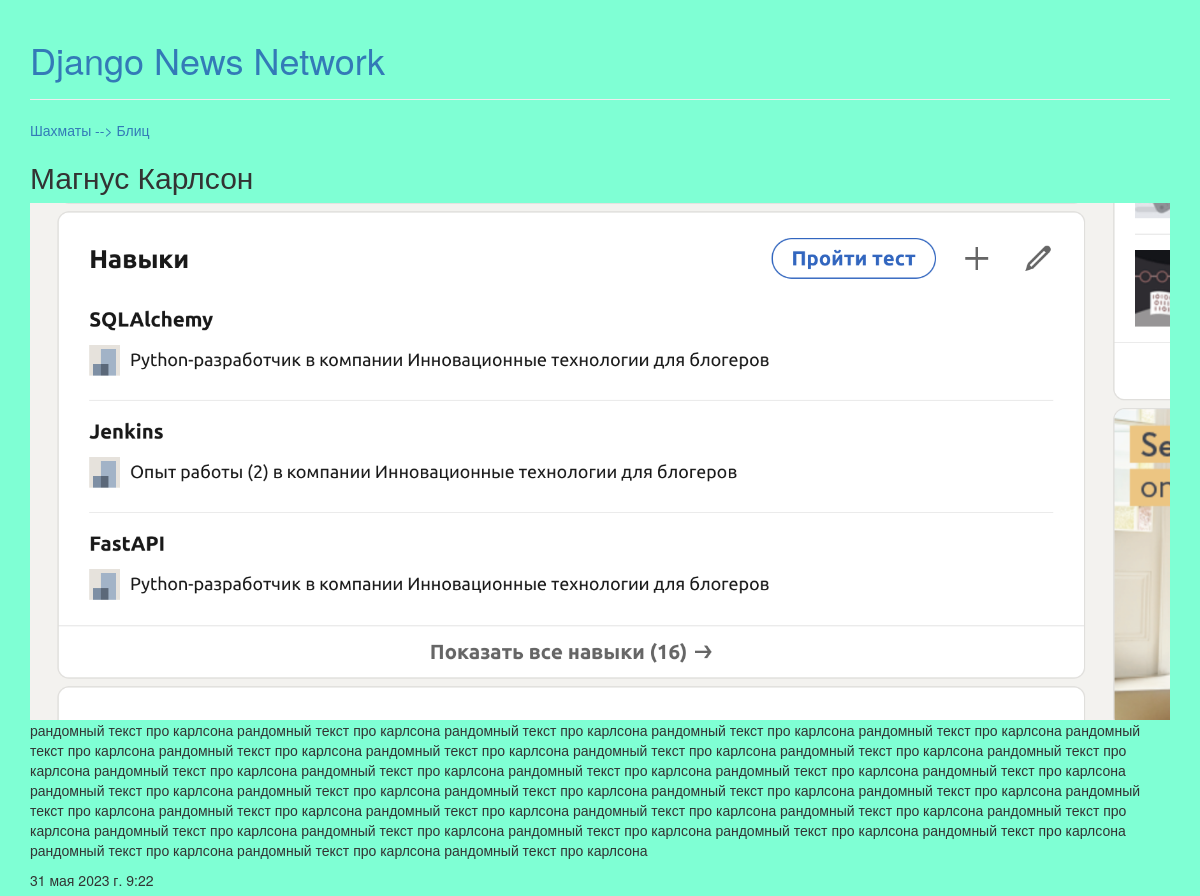
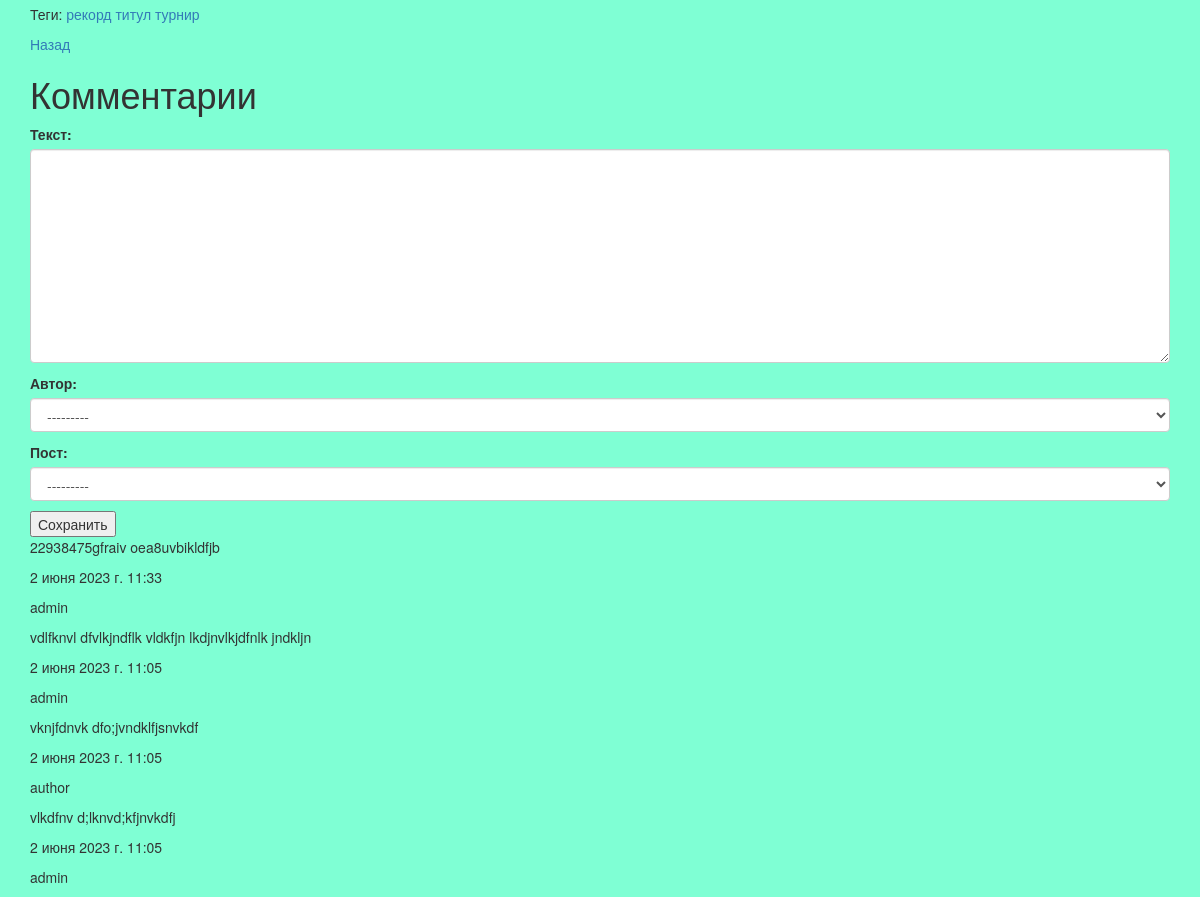
The page /post-detail/3/ on the database its author committed (2 pictures, top to bottom).
### core/models.py (models this page shows, shortened)
class Post(models.Model):
    title = models.CharField(max_length=255, verbose_name='Заголовок')
    text = models.TextField(verbose_name='Текст')
    subcategory = models.ForeignKey(SubCategory, on_delete=models.PROTECT, verbose_name='Подкатегория', related_name='posts')
    tags = models.ManyToManyField(Tag, verbose_name='Теги', related_name='posts')
    poster = models.ImageField(upload_to='posters', verbose_name='Постер')
    created_at = models.DateTimeField(auto_now_add=True, verbose_name='Дата создания')
    updated_at = models.DateTimeField(auto_now=True, verbose_name='Дата обновления')
    def __str__(self) -> str:
        return f'{self.title}'

class SubCategory(models.Model):
    name = models.CharField(max_length=255, verbose_name='Название подкатегории')
    category = models.ForeignKey(Category, on_delete=models.CASCADE, verbose_name='Категория', related_name='subcategories')

class Category(models.Model):
    name = models.CharField(max_length=255, verbose_name='Название категории')

class Tag(models.Model):
    name = models.CharField(max_length=255, verbose_name='Название тега')

class Comment(models.Model):
    post = models.ForeignKey(Post, on_delete=models.CASCADE, verbose_name='Пост', related_name='comments')
    author = models.ForeignKey(User, on_delete=models.SET_NULL, verbose_name='Автор', related_name='comments', null=True)
    text = models.TextField(verbose_name='Текст')
    created_at = models.DateTimeField(auto_now_add=True, verbose_name='Дата создания')
    class Meta:
        ordering = ['-post', '-created_at']
        verbose_name = 'Комментарий'
        verbose_name_plural = 'Комментарии'

### core/views.py (the view)
# urls.py: path('post-detail/<int:pk>/', PostDetailView.as_view(), name='post-detail'),
class PostDetailView(DetailView):
    model = Post
    template_name = 'core/post-detail.html'
    def get(self, request, *args, **kwargs):
        post = get_object_or_404(Post, pk=kwargs['pk'])
        form = CommentForm()
        comments = Comment.objects.filter(post=post)
        context = {
            'post': post,
            'form': form,
            'comments': comments
        }
        return render(request, self.template_name, context)

### core/forms.py
class CommentForm(forms.ModelForm):
    class Meta:
        model = Comment
        fields = ('text', 'author', 'post')
        exclude_fields = ('created_at',)
        widgets = {
            'text': forms.Textarea(attrs={'class': 'form-control'}),
            'author': forms.Select(attrs={'class': 'form-control'}),
            'post': forms.Select(attrs={'class': 'form-control'}),
        }

### templates/core/post-detail.html (shortened to what this page needs)
{% extends "base.html" %}
{% block content %}
    <a href='/post-list/?category={{ post.subcategory.category.name }}'>{{ post.subcategory.category.name }} --> </a>
    <a href='/post-list/?subcategory={{ post.subcategory.name }}'>{{ post.subcategory.name }}</a>
    <h2 class='title'>{{ post.title }}</h2>
    <img src="/media/{{ post.poster }}" alt='{{ post.title }}' class="img-responsive">
    <p>{{ post.text }}</p>
    <p>{{ post.created_at }}</p>
    {% if post.tags %}
        <p>Теги:
            {% for tag in post.tags.all %}
                <a href='/post-list/?tag={{ tag.name }}'>{{ tag.name }}</a>
            {% endfor %}
        </p>
    {% endif %}
    <a href='/post-list/'>Назад</a>
    {% include "core/comment.html" %}
    {% for comment in comments %}
        <div class="comment">
            <p>{{ comment.text }}</p>
            <p>{{ comment.created_at }}</p>
            <p>{{ comment.author }}</p>
        </div>
    {% endfor %}
{% endblock %}

### static/css/style.css (style rules this page uses)
body { background-color: aquamarine; }

### rows shown on the page
Post: subcategory.category.name "Шахматы", subcategory.name "Блиц", title "Магнус Карлсон", poster (picture), text "рандомный текст про карлсона рандомный текст про карлсона рандомный текст про карлсона рандомный текст про карлсона рандомный текст про карлсона рандомный текст про карлсона рандомный текст про карлсона рандомный текст про карлсона рандомный текст про карлсона рандомный текст про карлсона рандомный текст про карлсона рандомный текст про карлсона рандомный текст про карлсона рандомный текст про карлсона рандомный текст про карлсона рандомный текст про карлсона рандомный текст про карлсона рандомный текст про карлсона рандомный текст про карлсона рандомный текст про карлсона рандомный текст про карлсона рандомный текст про карлсона рандомный текст про карлсона рандомный текст про карлсона…", created_at "31 мая 2023 г. 9:22"
Tag: name "рекорд"
Tag: name "титул"
Tag: name "турнир"
Comment: text "22938475gfraiv oea8uvbikldfjb", created_at "2 июня 2023 г. 11:33", author "admin"
Comment: text "vdlfknvl dfvlkjndflk vldkfjn lkdjnvlkjdfnlk jndkljn", created_at "2 июня 2023 г. 11:05", author "admin"
Comment: text "vknjfdnvk dfo;jvndklfjsnvkdf", created_at "2 июня 2023 г. 11:05", author "author"
Comment: text "vlkdfnv d;lknvd;kfjnvkdfj", created_at "2 июня 2023 г. 11:05", author "admin"
